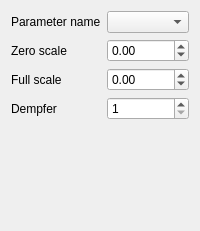
     <widget class="QWidget" name="tab_6">
      <attribute name="title">
       <string>Випарка</string>
      </attribute>
      <layout class="QGridLayout" name="gridLayout_8">
       <item row="0" column="0">
        <widget class="QLabel" name="label_29">
         <property name="sizePolicy">
          <sizepolicy hsizetype="Fixed" vsizetype="Preferred">
           <horstretch>0</horstretch>
           <verstretch>0</verstretch>
          </sizepolicy>
         </property>
         <property name="text">
          <string>Parameter name</string>
         </property>
        </widget>
       </item>
       <item row="0" column="1">
        <widget class="QComboBox" name="bx_Teg_2"/>
       </item>
       <item row="1" column="0">
        <widget class="QLabel" name="label_30">
         <property name="sizePolicy">
          <sizepolicy hsizetype="Fixed" vsizetype="Preferred">
           <horstretch>0</horstretch>
           <verstretch>0</verstretch>
          </sizepolicy>
         </property>
         <property name="text">
          <string>Zero scale</string>
         </property>
        </widget>
       </item>
       <item row="1" column="1">
        <widget class="QDoubleSpinBox" name="sb_Zs_2">
         <property name="keyboardTracking">
          <bool>false</bool>
         </property>
         <property name="minimum">
          <double>-1000.000000000000000</double>
         </property>
         <property name="maximum">
          <double>1000.000000000000000</double>
         </property>
        </widget>
       </item>
       <item row="2" column="0">
        <widget class="QLabel" name="label_27">
         <property name="sizePolicy">
          <sizepolicy hsizetype="Fixed" vsizetype="Preferred">
           <horstretch>0</horstretch>
           <verstretch>0</verstretch>
          </sizepolicy>
         </property>
         <property name="text">
          <string>Full scale</string>
         </property>
        </widget>
       </item>
       <item row="2" column="1">
        <widget class="QDoubleSpinBox" name="sb_Fs_2">
         <property name="keyboardTracking">
          <bool>false</bool>
         </property>
         <property name="minimum">
          <double>-1000.000000000000000</double>
         </property>
         <property name="maximum">
          <double>1000.000000000000000</double>
         </property>
        </widget>
       </item>
       <item row="3" column="0">
        <widget class="QLabel" name="label_28">
         <property name="sizePolicy">
          <sizepolicy hsizetype="Fixed" vsizetype="Preferred">
           <horstretch>0</horstretch>
           <verstretch>0</verstretch>
          </sizepolicy>
         </property>
         <property name="text">
          <string>Dempfer</string>
         </property>
        </widget>
       </item>
       <item row="3" column="1">
        <widget class="QSpinBox" name="sb_f_2">
         <property name="keyboardTracking">
          <bool>false</bool>
         </property>
         <property name="minimum">
          <number>1</number>
         </property>
         <property name="maximum">
          <number>100</number>
         </property>
        </widget>
       </item>
       <item row="4" column="1">
        <spacer name="verticalSpacer_6">
         <property name="orientation">
          <enum>Qt::Vertical</enum>
         </property>
         <property name="sizeHint" stdset="0">
          <size>
           <width>20</width>
           <height>100</height>
          </size>
         </property>
        </spacer>
       </item>
      </layout>
     </widget>
